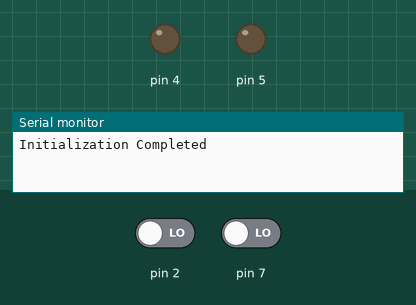
Bench run of a sketch on a simulated Arduino Uno, built with avr-gcc and run on an emulated ATmega328P. On the bench: output pins drawn as LEDs (lit = HIGH), the last lines printed to the serial monitor. Inputs (shaded band) come from the test bench; at power-on: pin 2 LOW, pin 7 LOW.

Above: at 1.2 s.
1.3 s: pin 2 driven HIGH
At 2.5 s:
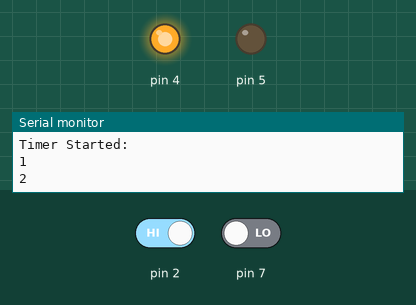
Timing chart, 0 to 4.3 s (numbered marks = the images above; inputs shaded):
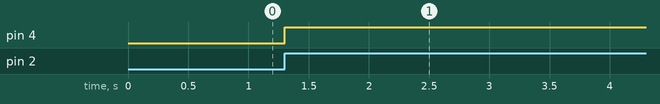

The sketch:

Timer_Proto_1.ino
```cpp
 int minute = 60;
 int record = 0;

void setup() {
  // put your setup code here, to run once:
  //Serial Conenction
  Serial.begin(9600);
  //Input
  pinMode(2, INPUT);
  pinMode(7, INPUT);
  //Output
  pinMode(4, OUTPUT);
  pinMode(5, OUTPUT);
  Serial.println("Initialization Completed");
}

void loop() {
  // put your main code here, to run repeatedly:

boolean buttonState = digitalRead(2);
boolean buttonState7 = digitalRead(7);
int i;

if (buttonState){
  Serial.println("Timer Started:");
  digitalWrite(4,HIGH);
     for (i=1; i <= minute; i++){
          digitalWrite(5, HIGH);
          Serial.println(i);
          //Serial.print(" ");
          digitalWrite(5, LOW);
          delay(1000);
       }
       Serial.println("1 Minute");
       delay(100);
       digitalWrite(4,LOW);
       Serial.println("Timer Done");
  }

  if (buttonState7){
    record = i;
    Serial.println("Logged");
   delay(200);
  }

}
```

Measured:
- after the input at 1.3 s, pin 4: LOW → HIGH at once
